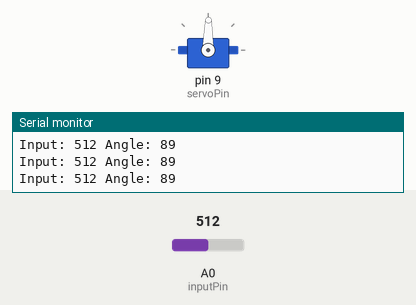
Recording of a sketch running on a simulated Arduino Uno, built with avr-gcc and run on an emulated ATmega328P. Shown: servo, the last lines printed to the serial monitor. Inputs (shaded band) come from the test bench; at power-on: A0 (inputPin) = 512.

Above: at 1.2 s.
1.3 s: A0 (inputPin) set to 561
At 2.0 s:
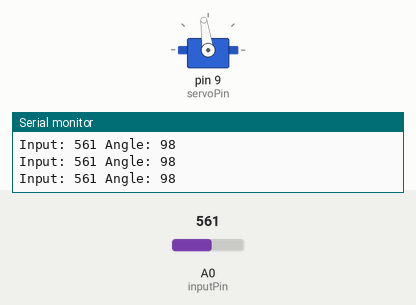
2.8 s: A0 (inputPin) set to 581
At 3.9 s:
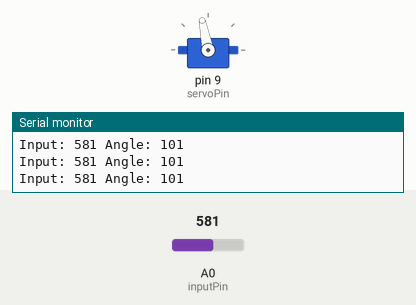
4.3 s: A0 (inputPin) set to 306
At 5.3 s:
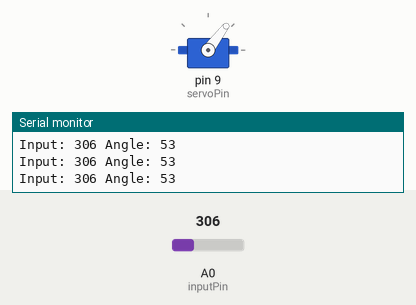
5.8 s: A0 (inputPin) set to 104
At 7.0 s:
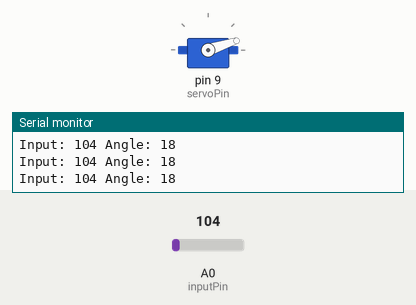
7.3 s: A0 (inputPin) set to 88
At 8.7 s:
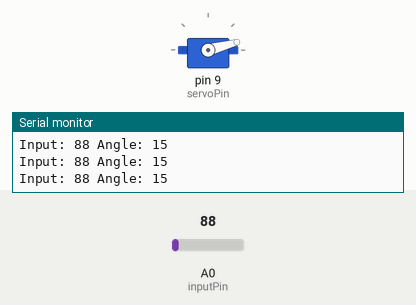
10.3 s: A0 (inputPin) set to 122
At 10.7 s:
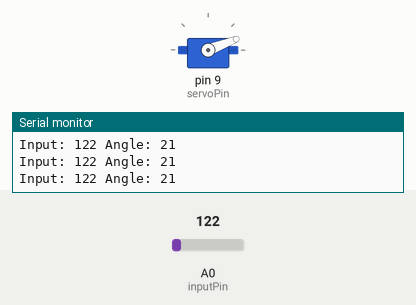
Timing chart, 0 to 12.8 s (numbered marks = the images above; inputs shaded):
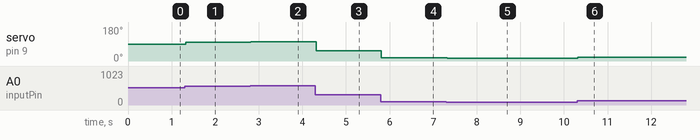

The sketch:

servo-control.ino
```cpp
#include <Servo.h>

Servo servo;
int const inputPin = 0;
int const servoPin = 9;
int value = 0;
int angle = 0;

void setup() {
  pinMode(inputPin, INPUT);
  servo.attach(servoPin);
  Serial.begin(9600);
}

void loop() {
  value = analogRead(inputPin);
  Serial.print("Input: ");
  Serial.print(value);

  angle = map(value, 0, 1023, 0, 179);

  Serial.print(" Angle: ");
  Serial.println(angle);

  servo.write(angle);
  delay(15);
}
```

Measured:
- after the input at 1.3 s, servo on pin 9 (servoPin): 89° → 98° at once
- after the input at 2.8 s, servo on pin 9 (servoPin): 98° → 101° at once
- after the input at 4.3 s, servo on pin 9 (servoPin): 101° → 53° at once
- after the input at 5.8 s, servo on pin 9 (servoPin): 53° → 18° at once
- after the input at 7.3 s, servo on pin 9 (servoPin): 18° → 15° at once
- after the input at 10.3 s, servo on pin 9 (servoPin): 15° → 21° at once
